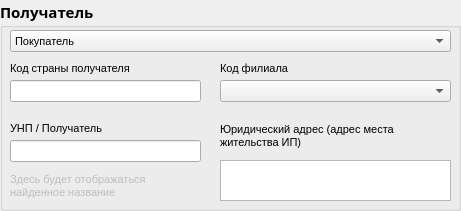
     <widget class="QGroupBox" name="groupBox_6">
      <property name="geometry">
       <rect>
        <x>490</x>
        <y>130</y>
        <width>461</width>
        <height>211</height>
       </rect>
      </property>
      <property name="font">
       <font>
        <family>Arial Black</family>
        <pointsize>11</pointsize>
        <bold>true</bold>
       </font>
      </property>
      <property name="title">
       <string>Получатель</string>
      </property>
      <property name="flat">
       <bool>false</bool>
      </property>
      <widget class="QPlainTextEdit" name="plainTextEdit">
       <property name="geometry">
        <rect>
         <x>220</x>
         <y>160</y>
         <width>231</width>
         <height>41</height>
        </rect>
       </property>
       <property name="font">
        <font>
         <family>MS Shell Dlg 2</family>
         <pointsize>8</pointsize>
         <bold>false</bold>
        </font>
       </property>
      </widget>
      <widget class="QLabel" name="label_5">
       <property name="geometry">
        <rect>
         <x>220</x>
         <y>60</y>
         <width>81</width>
         <height>16</height>
        </rect>
       </property>
       <property name="font">
        <font>
         <family>MS Shell Dlg 2</family>
         <pointsize>8</pointsize>
         <bold>false</bold>
        </font>
       </property>
       <property name="text">
        <string>Код филиала</string>
       </property>
      </widget>
      <widget class="QLabel" name="label_6">
       <property name="geometry">
        <rect>
         <x>220</x>
         <y>120</y>
         <width>231</width>
         <height>31</height>
        </rect>
       </property>
       <property name="font">
        <font>
         <family>MS Shell Dlg 2</family>
         <pointsize>8</pointsize>
         <bold>false</bold>
        </font>
       </property>
       <property name="text">
        <string>Юридический адрес (адрес места жительства ИП)</string>
       </property>
       <property name="wordWrap">
        <bool>true</bool>
       </property>
      </widget>
      <widget class="QComboBox" name="comboBox_3">
       <property name="geometry">
        <rect>
         <x>220</x>
         <y>80</y>
         <width>231</width>
         <height>22</height>
        </rect>
       </property>
       <property name="font">
        <font>
         <family>MS Shell Dlg 2</family>
         <pointsize>8</pointsize>
         <bold>false</bold>
        </font>
       </property>
      </widget>
      <widget class="QLineEdit" name="lineEdit_4">
       <property name="geometry">
        <rect>
         <x>10</x>
         <y>140</y>
         <width>191</width>
         <height>22</height>
        </rect>
       </property>
       <property name="font">
        <font>
         <family>MS Shell Dlg 2</family>
         <pointsize>8</pointsize>
         <bold>false</bold>
        </font>
       </property>
      </widget>
      <widget class="QLineEdit" name="lineEdit_3">
       <property name="geometry">
        <rect>
         <x>10</x>
         <y>80</y>
         <width>191</width>
         <height>22</height>
        </rect>
       </property>
       <property name="font">
        <font>
         <family>MS Shell Dlg 2</family>
         <pointsize>8</pointsize>
         <bold>false</bold>
        </font>
       </property>
      </widget>
      <widget class="QLabel" name="label_4">
       <property name="geometry">
        <rect>
         <x>10</x>
         <y>120</y>
         <width>151</width>
         <height>16</height>
        </rect>
       </property>
       <property name="font">
        <font>
         <family>MS Shell Dlg 2</family>
         <pointsize>8</pointsize>
         <bold>false</bold>
        </font>
       </property>
       <property name="text">
        <string>УНП / Получатель</string>
       </property>
      </widget>
      <widget class="QLabel" name="label_3">
       <property name="geometry">
        <rect>
         <x>10</x>
         <y>60</y>
         <width>151</width>
         <height>16</height>
        </rect>
       </property>
       <property name="font">
        <font>
         <family>MS Shell Dlg 2</family>
         <pointsize>8</pointsize>
         <bold>false</bold>
        </font>
       </property>
       <property name="text">
        <string>Код страны получателя</string>
       </property>
      </widget>
      <widget class="QComboBox" name="comboBox_2">
       <property name="geometry">
        <rect>
         <x>10</x>
         <y>30</y>
         <width>441</width>
         <height>22</height>
        </rect>
       </property>
       <property name="font">
        <font>
         <family>MS Shell Dlg 2</family>
         <pointsize>8</pointsize>
         <bold>false</bold>
        </font>
       </property>
       <property name="frame">
        <bool>true</bool>
       </property>
       <item>
        <property name="text">
         <string>Покупатель</string>
        </property>
       </item>
       <item>
        <property name="text">
         <string>Потребитель</string>
        </property>
       </item>
       <item>
        <property name="text">
         <string>Комитент</string>
        </property>
       </item>
       <item>
        <property name="text">
         <string>Комиссионер</string>
        </property>
       </item>
       <item>
        <property name="text">
         <string>Покупатель, получающий налоговые вычеты</string>
        </property>
       </item>
       <item>
        <property name="text">
         <string>Покупатель объектов у иностранной организации</string>
        </property>
       </item>
       <item>
        <property name="text">
         <string>Плательщик, получающий обороты по реализации</string>
        </property>
       </item>
      </widget>
      <widget class="QLabel" name="label_7">
       <property name="enabled">
        <bool>false</bool>
       </property>
       <property name="geometry">
        <rect>
         <x>10</x>
         <y>170</y>
         <width>161</width>
         <height>31</height>
        </rect>
       </property>
       <property name="font">
        <font>
         <family>MS Shell Dlg 2</family>
         <pointsize>8</pointsize>
         <bold>false</bold>
        </font>
       </property>
       <property name="text">
        <string>Здесь будет отображаться найденное название</string>
       </property>
       <property name="wordWrap">
        <bool>true</bool>
       </property>
      </widget>
     </widget>
